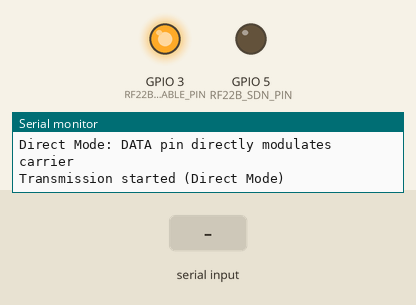
Simulated run of this sketch. Board: ESP32-S3. On the bench: output pins drawn as LEDs (lit = HIGH), the last lines printed to the serial monitor. The test bench sets the inputs (shaded band). Pins used as bus, display or sensor lines are not drawn.

Above: at 1.2 s.
1.3 s: "T90\n" received over Serial
At 2.3 s:
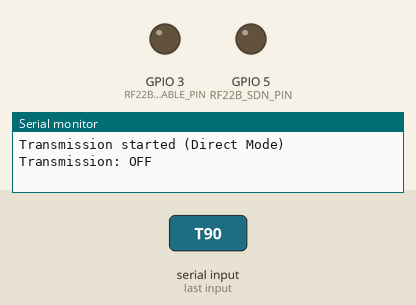
2.8 s: "f\n" received over Serial
4.3 s: "R\n" received over Serial
Timing chart, 0 to 7.3 s (numbered marks = the images above; inputs shaded):
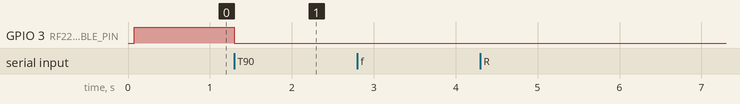

Measured:
- after the input at 1.3 s, GPIO 3 (RF22B_ENABLE_PIN): HIGH → LOW at once

The sketch:

RF22-sweep_tone_gener.ino
```cpp
/*
  RF22B Direct Mode FSK Transmitter with Sweeping Tone
  ESP32-S3 + RF22B (433.75 MHz)
  Frequency sweep: 200-1700 Hz
  Direct Mode: Data pin directly modulated by tone
*/

#include <Arduino.h>

// RF22B Pin Definitions (ESP32-S3)
#define RF22B_DATA_PIN  2    // Data input (tone signal)
#define RF22B_ENABLE_PIN 3   // TX/RX enable (HIGH = TX)
#define RF22B_CS_PIN    4    // SPI Chip Select (not used in direct mode but keep high)
#define RF22B_SDN_PIN   5    // Shutdown (LOW = active)

// RF22B Configuration - Direct Mode
#define CARRIER_FREQUENCY 433075000UL  // 433.075 MHz
#define FREQ_DEVIATION    15000        // ±15 kHz deviation (adjustable)

// Tone Parameters
#define MIN_FREQ 200.0
#define MAX_FREQ 1700.0
#define SWEEP_INTERVAL 20  // ms between frequency steps
#define SWEEP_STEP 0.5     // Hz per step

// EEPROM (using RTC memory for persistence)
RTC_DATA_ATTR float savedMinFreq = MIN_FREQ;
RTC_DATA_ATTR float savedMaxFreq = MAX_FREQ;

// Variables
float currentFreq = MIN_FREQ;
bool sweepUp = true;
uint32_t lastSweepTime = 0;
bool transmitEnabled = false;

// Function prototypes
void configureRF22B();
void generateTone(float freq);
void processSerialCommands();

void setup() {
  Serial.begin(115200);
  Serial.println("\n=== RF22B Tone Generator ===");
  Serial.println("Direct Mode FSK - 433.75 MHz");
  Serial.printf("Sweep range: %.1f - %.1f Hz\n", savedMinFreq, savedMaxFreq);
  Serial.println("Commands:");
  Serial.println("  S<min>,<max> - Set sweep range (e.g., S300,1500)");
  Serial.println("  T - Toggle transmission ON/OFF");
  Serial.println("  F - Show current settings");
  Serial.println("  R - Reset to defaults");
  Serial.println("================================");

  // Initialize pins
  pinMode(RF22B_DATA_PIN, OUTPUT);
  pinMode(RF22B_ENABLE_PIN, OUTPUT);
  pinMode(RF22B_CS_PIN, OUTPUT);
  pinMode(RF22B_SDN_PIN, OUTPUT);

  digitalWrite(RF22B_DATA_PIN, LOW);
  digitalWrite(RF22B_ENABLE_PIN, LOW);  // Disable TX initially
  digitalWrite(RF22B_CS_PIN, HIGH);      // CS idle
  digitalWrite(RF22B_SDN_PIN, LOW);      // Active mode

  // Configure RF22B for 433.75 MHz Direct Mode
  configureRF22B();

  // Start with transmission enabled
  transmitEnabled = true;
  digitalWrite(RF22B_ENABLE_PIN, HIGH);
  Serial.println("Transmission started (Direct Mode)");

  currentFreq = savedMinFreq;
  lastSweepTime = millis();
}

void loop() {
  // Generate tone
  if (transmitEnabled) {
    generateTone(currentFreq);
  }

  // Update frequency sweep
  if (millis() - lastSweepTime >= SWEEP_INTERVAL) {
    lastSweepTime = millis();

    if (sweepUp) {
      currentFreq += SWEEP_STEP;
      if (currentFreq >= savedMaxFreq) {
        currentFreq = savedMaxFreq;
        sweepUp = false;
      }
    } else {
      currentFreq -= SWEEP_STEP;
      if (currentFreq <= savedMinFreq) {
        currentFreq = savedMinFreq;
        sweepUp = true;
      }
    }
  }

  // Process serial commands
  processSerialCommands();
}

void generateTone(float freq) {
  static uint32_t lastToggleTime = 0;
  static bool pinState = LOW;

  // Calculate period in microseconds
  float period = 1000000.0 / freq;
  uint32_t halfPeriod = (uint32_t)(period / 2.0);

  if (micros() - lastToggleTime >= halfPeriod) {
    lastToggleTime = micros();
    pinState = !pinState;
    digitalWrite(RF22B_DATA_PIN, pinState);
  }
}

void configureRF22B() {
  // Since we're using Direct Mode, we just need to set the carrier frequency
  // This would normally be done via SPI commands to the Si4432
  // For RF22B, we need to send configuration via serial or specific protocol

  // Note: RF22B typically requires a startup sequence:
  // 1. Power up (SDN = LOW)
  // 2. Configure via SPI (for non-direct mode) or set pins for direct mode

  Serial.println("Configuring RF22B in Direct Mode...");
  Serial.printf("Carrier: %.3f MHz\n", CARRIER_FREQUENCY / 1000000.0);
  Serial.printf("Deviation: ±%d kHz\n", FREQ_DEVIATION / 1000);
  Serial.println("Direct Mode: DATA pin directly modulates carrier");

  // In Direct Mode, the RF22B/Si4432 needs to be configured via SPI
  // This is a placeholder - actual SPI configuration would go here

  // For now, we'll just enable the transmitter
  // In a real implementation, you'd need to:
  // 1. Initialize SPI
  // 2. Write configuration registers
  // 3. Set frequency, deviation, etc.

  // Apply a small delay for the RF chip to settle
  delay(50);
}

void processSerialCommands() {
  if (Serial.available() > 0) {
    String cmd = Serial.readStringUntil('\n');
    cmd.trim();

    if (cmd.length() == 0) return;

    char command = cmd.charAt(0);
    String params = cmd.substring(1);
    params.trim();

    switch(command) {
      case 'S':
      case 's': {
        // Parse min,max
        int commaIdx = params.indexOf(',');
        if (commaIdx > 0) {
          float minF = params.substring(0, commaIdx).toFloat();
          float maxF = params.substring(commaIdx + 1).toFloat();

          if (minF > 0 && maxF > minF && maxF <= 5000) {
            savedMinFreq = minF;
            savedMaxFreq = maxF;
            currentFreq = minF;
            Serial.printf("Sweep range updated: %.1f - %.1f Hz\n", minF, maxF);
            Serial.println("Settings saved to RTC memory");
          } else {
            Serial.println("Invalid range! Use: S<min>,<max> (min>0, max>min, max<=5000)");
          }
        } else {
          Serial.println("Format: S<min>,<max> (e.g., S200,1700)");
        }
        break;
      }

      case 'T':
      case 't': {
        transmitEnabled = !transmitEnabled;
        digitalWrite(RF22B_ENABLE_PIN, transmitEnabled ? HIGH : LOW);
        Serial.printf("Transmission: %s\n", transmitEnabled ? "ON" : "OFF");
        if (!transmitEnabled) {
          digitalWrite(RF22B_DATA_PIN, LOW);  // Ensure data pin is low when disabled
        }
        break;
      }

      case 'F':
      case 'f': {
        Serial.println("=== Current Settings ===");
        Serial.printf("Sweep Range: %.1f - %.1f Hz\n", savedMinFreq, savedMaxFreq);
        Serial.printf("Current Frequency: %.1f Hz\n", currentFreq);
        Serial.printf("Carrier: %.3f MHz\n", CARRIER_FREQUENCY / 1000000.0);
        Serial.printf("Deviation: ±%d kHz\n", FREQ_DEVIATION / 1000);
        Serial.printf("Transmission: %s\n", transmitEnabled ? "ON" : "OFF");
        Serial.println("Direct Mode: Active");
        Serial.println("========================");
        break;
      }

      case 'R':
      case 'r': {
        savedMinFreq = MIN_FREQ;
        savedMaxFreq = MAX_FREQ;
        currentFreq = MIN_FREQ;
        Serial.printf("Reset to defaults: %.1f - %.1f Hz\n", MIN_FREQ, MAX_FREQ);
        break;
      }

      default: {
        Serial.println("Unknown command. Available: S, T, F, R");
        break;
      }
    }
  }
}

// Optional: Add SPI configuration functions if needed
// The RF22B/Si4432 uses SPI for configuration
// Here's a template for the SPI initialization:
/*
#include <SPI.h>

void initSPI() {
  SPI.begin(SCLK_PIN, MISO_PIN, MOSI_PIN, CS_PIN);
  SPI.setFrequency(1000000);
  SPI.setDataMode(SPI_MODE0);
  SPI.setBitOrder(MSBFIRST);
}

void writeRegister(uint8_t reg, uint8_t value) {
  digitalWrite(RF22B_CS_PIN, LOW);
  SPI.transfer(reg | 0x80);  // Write command
  SPI.transfer(value);
  digitalWrite(RF22B_CS_PIN, HIGH);
}

uint8_t readRegister(uint8_t reg) {
  digitalWrite(RF22B_CS_PIN, LOW);
  SPI.transfer(reg & 0x7F);  // Read command
  uint8_t value = SPI.transfer(0x00);
  digitalWrite(RF22B_CS_PIN, HIGH);
  return value;
}
*/
```
